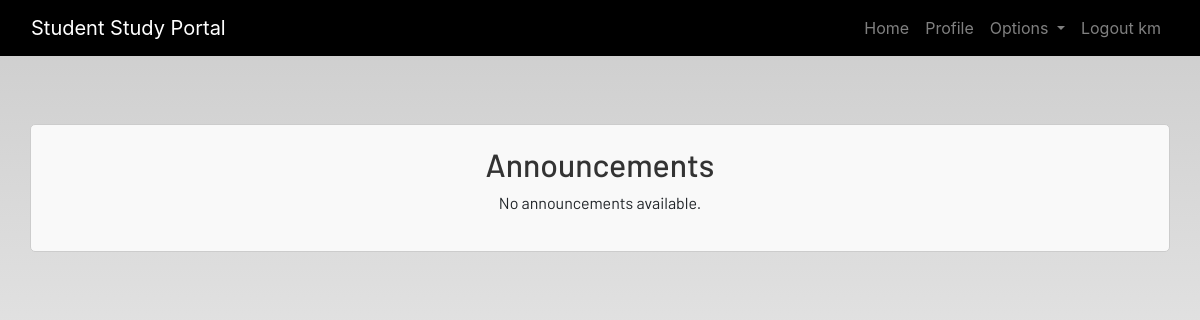
The page /announcements/ (signed in) on the database as committed earlier.
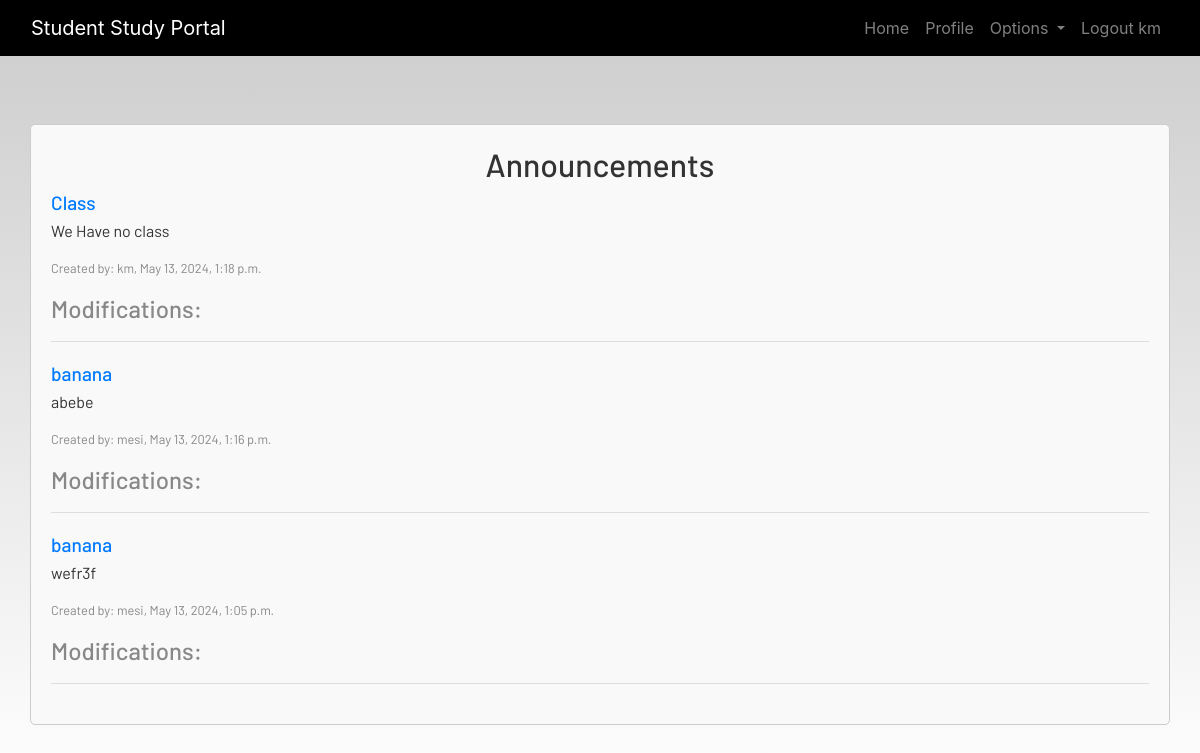
The same page on the database as committed later.
### dashboard/models.py (models this page shows, shortened)
class Announcement(models.Model):
    title = models.CharField(max_length=100)
    content = models.TextField()
    date_posted = models.DateTimeField(auto_now_add=True)
    creator = models.ForeignKey(User, on_delete=models.CASCADE)
    last_modified = models.DateTimeField(auto_now=True)

### dashboard/views.py (the view)
# urls.py: path('announcements/', views.announcements, name='announcements'),
@login_required
def announcements(request):
    announcements = Announcement.objects.all().order_by('-date_posted')
    return render(request, 'dashboard/announcements.html', {'announcements': announcements})

### dashboard/templates/dashboard/announcements.html (shortened to what this page needs)
{% extends 'dashboard/base.html' %}
{% block content %}
<section class="container" style="margin: 20px auto; padding: 20px; border: 1px solid #ccc; border-radius: 5px; background-color: #f9f9f9;">
    <h2 style="color: #333; text-align: center;">Announcements</h2>
    {% if announcements %}
        <ul style="list-style-type: none; padding: 0;">
            {% for announcement in announcements %}
                <li style="margin-bottom: 20px; border-bottom: 1px solid #ddd; padding-bottom: 10px;">
                    <h3 style="color: #007bff; font-size: 1.2em; margin-bottom: 5px;">{{ announcement.title }}</h3>
                    <p style="color: #333; font-size: 1em;">{{ announcement.content }}</p>
                    <p style="color: #888; font-size: 0.8em;">Created by: {{ announcement.creator.username }}, {{ announcement.date_posted }}</p>
                    <h4 style="color: #888; margin-top: 10px;">Modifications:</h4>
                </li>
            {% endfor %}
        </ul>
    {% else %}
        <p style="text-align: center;">No announcements available.</p>
    {% endif %}
</section>
{% endblock %}

### dashboard/templates/dashboard/base.html (shortened to what this page needs)
<!DOCTYPE html>
{% load static %}
<html lang="en">
<head>
    <link rel="stylesheet" href="https://stackpath.bootstrapcdn.com/bootstrap/4.3.1/css/bootstrap.min.css"
 />
    <link rel="stylesheet" href="https://use.fontawesome.com/releases/v5.7.2/css/all.css"
 />
    <link rel="stylesheet" href="{% static 'css/main.css' %}" />
</head>
<body>
<header>
    <nav class="navbar navbar-expand-lg navbar-dark bg-dark">
        <div class="container-fluid">
            <a class="navbar-brand" href="{% url 'home' %}">Student Study Portal</a>
            <div class="collapse navbar-collapse justify-content-end" id="navbarSupportedContent">
                <ul class="navbar-nav">
                    <li class="nav-item">
                        <a class="nav-link" href="{% url 'home' %}">Home</a>
                    </li>
                    {% if user.is_authenticated %}
                        <li class="nav-item">
                            <a class="nav-link" href="{% url 'profile' %}">Profile</a>
                        </li>
                        <li class="nav-item dropdown">
                            <a class="nav-link dropdown-toggle" href="#" id="navbarDropdown" role="button"
                               data-toggle="dropdown" aria-haspopup="true" aria-expanded="false">
                                Options
                            </a>
                        </li>
                        <li class="nav-item">
                            <a class="nav-link" href="{% url 'logout' %}">Logout {{ user.username }}</a>
                        </li>
                    {% endif %}
                </ul>
            </div>
        </div>
    </nav>
</header>
<br /><br />
<main>
    {% block content %}
    {% endblock content %}
</main>
</body>
</html>

### static/css/main.css (style rules this page uses)
html { scroll-behavior: smooth; height: 100%; width: 100%; }
main { font-family: Barlow, Quicksand, Rubik, sans-serif, serif, 'Times New Roman', Times, serif !important; }
.navbar { background-color: rgb(0, 0, 0) !important; }
a { text-decoration: none !important; color: black; }
html, body { max-width: 100%; overflow-x: hidden; height: 100%; width: 100%; }
body { background: linear-gradient(rgba(0, 0, 0, 0.2), rgba(255, 255, 255, 0.5)); overflow-x: hidden; background-repeat: no-repeat; }

Rows that differ between the two databases and show on the page:
added Announcement: title "Class", content "We Have no class", creator.username "km", date_posted "May 13, 2024, 1:18 p.m."
added Announcement: title "banana", content "abebe", creator.username "mesi", date_posted "May 13, 2024, 1:16 p.m."
added Announcement: title "banana", content "wefr3f", creator.username "mesi", date_posted "May 13, 2024, 1:05 p.m."
Other text that changed with them:
text no longer shown: "No announcements available."
